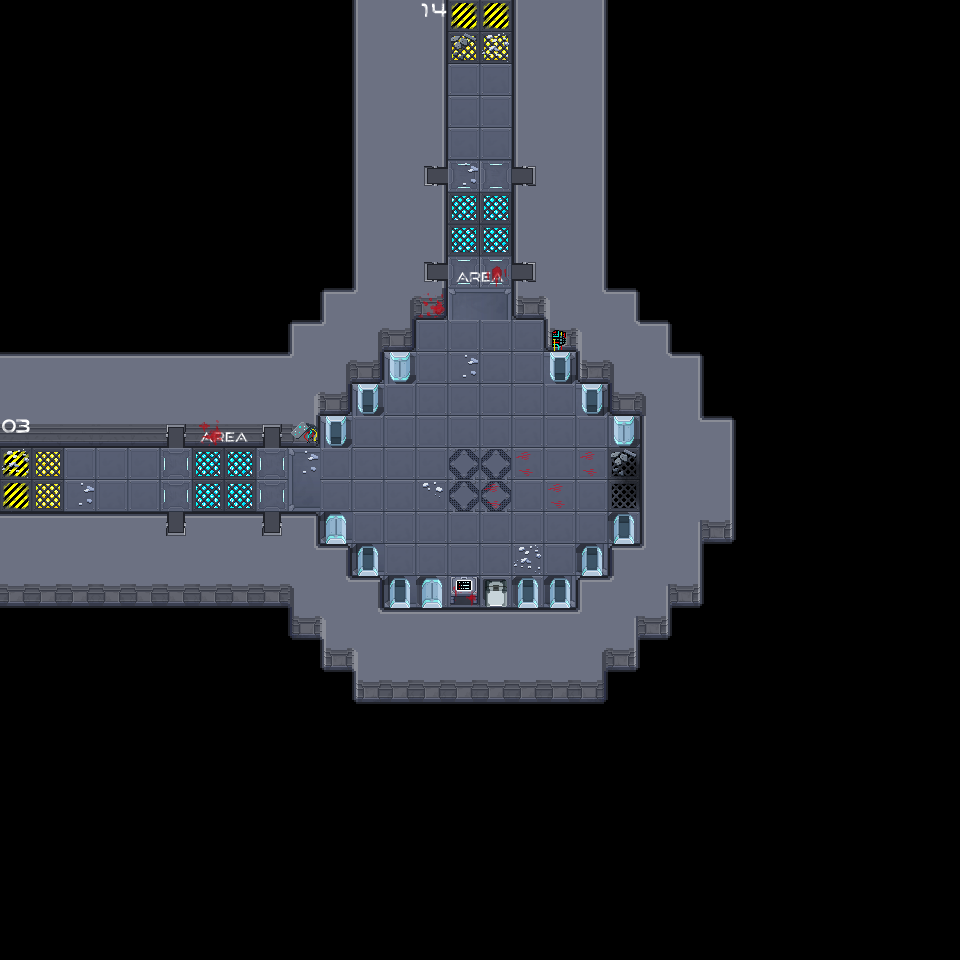

A 2D game scene composited from a Tiled map and its tileset images. What follows is a short description and the map's XML, with each tile layer's data collapsed to a summary:
An orthogonal 30x30 tile map with 32x32 px tiles, 5 tile layers (Sol, Collisions, items-no-collisions-1, items-no-collisions-2, ...), 1 hidden layer not drawn, 3 tilesets.

<map version="1.9" tiledversion="1.9.2" orientation="orthogonal" renderorder="right-down" width="30" height="30" tilewidth="32" tileheight="32" infinite="0" nextlayerid="15" nextobjectid="1">
 <tileset firstgid="1" source="Map.tsx" />
 <tileset firstgid="161" source="items_01.tsx" />
 <tileset firstgid="369" source="items_02.tsx" />
 <layer id="8" name="Milieu" width="30" height="30" visible="0" locked="1">
  <data>[900 cells, 116 non-empty, 2 distinct tile ids]</data>
 </layer>
 <layer id="9" name="Sol" width="30" height="30">
  <data>[900 cells, 304 non-empty, 13 distinct tile ids]</data>
 </layer>
 <layer id="10" name="Collisions" width="30" height="30">
  <data>[900 cells, 206 non-empty, 20 distinct tile ids]</data>
 </layer>
 <layer id="11" name="items-no-collisions-1" width="30" height="30">
  <data>[900 cells, 30 non-empty, 16 distinct tile ids]</data>
 </layer>
 <layer id="12" name="items-no-collisions-2" width="30" height="30">
  <data>[900 cells, 10 non-empty, 7 distinct tile ids]</data>
 </layer>
 <layer id="14" name="interaction" width="30" height="30">
  <data>[900 cells, 1 non-empty, 1 distinct tile ids]</data>
 </layer>
</map>
